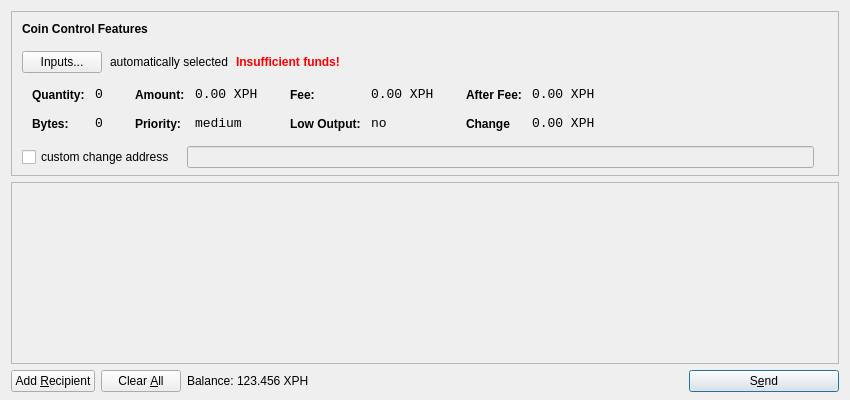
<?xml version="1.0" encoding="UTF-8"?>
<ui version="4.0">
 <class>SendCoinsDialog</class>
 <widget class="QDialog" name="SendCoinsDialog">
  <property name="geometry">
   <rect>
    <x>0</x>
    <y>0</y>
    <width>850</width>
    <height>400</height>
   </rect>
  </property>
  <property name="windowTitle">
   <string>Send Coins</string>
  </property>
  <layout class="QVBoxLayout" name="verticalLayout" stretch="0,1,0">
   <property name="bottomMargin">
    <number>8</number>
   </property>
   <item>
    <widget class="QFrame" name="frameCoinControl">
     <property name="sizePolicy">
      <sizepolicy hsizetype="Expanding" vsizetype="Expanding">
       <horstretch>0</horstretch>
       <verstretch>0</verstretch>
      </sizepolicy>
     </property>
     <property name="maximumSize">
      <size>
       <width>16777215</width>
       <height>16777215</height>
      </size>
     </property>
     <property name="frameShape">
      <enum>QFrame::StyledPanel</enum>
     </property>
     <property name="frameShadow">
      <enum>QFrame::Sunken</enum>
     </property>
     <layout class="QVBoxLayout" name="verticalLayoutCoinControl2">
      <property name="spacing">
       <number>6</number>
      </property>
      <property name="leftMargin">
       <number>0</number>
      </property>
      <property name="topMargin">
       <number>0</number>
      </property>
      <property name="rightMargin">
       <number>0</number>
      </property>
      <property name="bottomMargin">
       <number>6</number>
      </property>
      <item>
       <layout class="QVBoxLayout" name="verticalLayoutCoinControl" stretch="0,0,0,0,1">
        <property name="spacing">
         <number>0</number>
        </property>
        <property name="leftMargin">
         <number>10</number>
        </property>
        <property name="topMargin">
         <number>10</number>
        </property>
        <item>
         <layout class="QHBoxLayout" name="horizontalLayoutCoinControl1">
          <property name="bottomMargin">
           <number>15</number>
          </property>
          <item>
           <widget class="QLabel" name="labelCoinControlFeatures">
            <property name="sizePolicy">
             <sizepolicy hsizetype="Preferred" vsizetype="Maximum">
              <horstretch>0</horstretch>
              <verstretch>0</verstretch>
             </sizepolicy>
            </property>
            <property name="font">
             <font>
              <weight>75</weight>
              <bold>true</bold>
             </font>
            </property>
            <property name="styleSheet">
             <string notr="true">font-weight:bold;</string>
            </property>
            <property name="text">
             <string>Coin Control Features</string>
            </property>
           </widget>
          </item>
         </layout>
        </item>
        <item>
         <layout class="QHBoxLayout" name="horizontalLayoutCoinControl2" stretch="0,0,0,0">
          <property name="spacing">
           <number>8</number>
          </property>
          <property name="bottomMargin">
           <number>10</number>
          </property>
          <item>
           <widget class="QPushButton" name="pushButtonCoinControl">
            <property name="styleSheet">
             <string notr="true"/>
            </property>
            <property name="text">
             <string>Inputs...</string>
            </property>
           </widget>
          </item>
          <item>
           <widget class="QLabel" name="labelCoinControlAutomaticallySelected">
            <property name="text">
             <string>automatically selected</string>
            </property>
            <property name="margin">
             <number>5</number>
            </property>
           </widget>
          </item>
          <item>
           <widget class="QLabel" name="labelCoinControlInsuffFunds">
            <property name="font">
             <font>
              <weight>75</weight>
              <bold>true</bold>
             </font>
            </property>
            <property name="styleSheet">
             <string notr="true">color:red;font-weight:bold;</string>
            </property>
            <property name="text">
             <string>Insufficient funds!</string>
            </property>
            <property name="margin">
             <number>5</number>
            </property>
           </widget>
          </item>
          <item>
           <spacer name="horizontalSpacerCoinControl">
            <property name="orientation">
             <enum>Qt::Horizontal</enum>
            </property>
            <property name="sizeHint" stdset="0">
             <size>
              <width>40</width>
              <height>1</height>
             </size>
            </property>
           </spacer>
          </item>
         </layout>
        </item>
        <item>
         <widget class="QWidget" name="widgetCoinControl" native="true">
          <property name="sizePolicy">
           <sizepolicy hsizetype="Preferred" vsizetype="Preferred">
            <horstretch>0</horstretch>
            <verstretch>0</verstretch>
           </sizepolicy>
          </property>
          <property name="minimumSize">
           <size>
            <width>0</width>
            <height>0</height>
           </size>
          </property>
          <property name="styleSheet">
           <string notr="true"/>
          </property>
          <layout class="QHBoxLayout" name="horizontalLayoutCoinControl5">
           <property name="leftMargin">
            <number>0</number>
           </property>
           <property name="topMargin">
            <number>0</number>
           </property>
           <property name="rightMargin">
            <number>0</number>
           </property>
           <property name="bottomMargin">
            <number>0</number>
           </property>
           <item>
            <layout class="QHBoxLayout" name="horizontalLayoutCoinControl3" stretch="0,0,0,1">
             <property name="spacing">
              <number>20</number>
             </property>
             <property name="topMargin">
              <number>0</number>
             </property>
             <property name="bottomMargin">
              <number>10</number>
             </property>
             <item>
              <layout class="QFormLayout" name="formLayoutCoinControl1">
               <property name="horizontalSpacing">
                <number>10</number>
               </property>
               <property name="verticalSpacing">
                <number>14</number>
               </property>
               <property name="leftMargin">
                <number>10</number>
               </property>
               <property name="topMargin">
                <number>4</number>
               </property>
               <property name="rightMargin">
                <number>6</number>
               </property>
               <item row="0" column="0">
                <widget class="QLabel" name="labelCoinControlQuantityText">
                 <property name="styleSheet">
                  <string notr="true">font-weight:bold;</string>
                 </property>
                 <property name="text">
                  <string>Quantity:</string>
                 </property>
                 <property name="margin">
                  <number>0</number>
                 </property>
                </widget>
               </item>
               <item row="0" column="1">
                <widget class="QLabel" name="labelCoinControlQuantity">
                 <property name="font">
                  <font>
                   <family>Monospace</family>
                   <pointsize>10</pointsize>
                  </font>
                 </property>
                 <property name="cursor">
                  <cursorShape>IBeamCursor</cursorShape>
                 </property>
                 <property name="contextMenuPolicy">
                  <enum>Qt::ActionsContextMenu</enum>
                 </property>
                 <property name="text">
                  <string>0</string>
                 </property>
                 <property name="margin">
                  <number>0</number>
                 </property>
                 <property name="textInteractionFlags">
                  <set>Qt::LinksAccessibleByMouse|Qt::TextSelectableByKeyboard|Qt::TextSelectableByMouse</set>
                 </property>
                </widget>
               </item>
               <item row="1" column="0">
                <widget class="QLabel" name="labelCoinControlBytesText">
                 <property name="styleSheet">
                  <string notr="true">font-weight:bold;</string>
                 </property>
                 <property name="text">
                  <string>Bytes:</string>
                 </property>
                </widget>
               </item>
               <item row="1" column="1">
                <widget class="QLabel" name="labelCoinControlBytes">
                 <property name="font">
                  <font>
                   <family>Monospace</family>
                   <pointsize>10</pointsize>
                  </font>
                 </property>
                 <property name="cursor">
                  <cursorShape>IBeamCursor</cursorShape>
                 </property>
                 <property name="contextMenuPolicy">
                  <enum>Qt::ActionsContextMenu</enum>
                 </property>
                 <property name="text">
                  <string>0</string>
                 </property>
                 <property name="textInteractionFlags">
                  <set>Qt::LinksAccessibleByMouse|Qt::TextSelectableByKeyboard|Qt::TextSelectableByMouse</set>
                 </property>
                </widget>
               </item>
              </layout>
             </item>
             <item>
              <layout class="QFormLayout" name="formLayoutCoinControl2">
               <property name="horizontalSpacing">
                <number>10</number>
               </property>
               <property name="verticalSpacing">
                <number>14</number>
               </property>
               <property name="leftMargin">
                <number>6</number>
               </property>
               <property name="topMargin">
                <number>4</number>
               </property>
               <property name="rightMargin">
                <number>6</number>
               </property>
               <item row="0" column="0">
                <widget class="QLabel" name="labelCoinControlAmountText">
                 <property name="styleSheet">
                  <string notr="true">font-weight:bold;</string>
                 </property>
                 <property name="text">
                  <string>Amount:</string>
                 </property>
                 <property name="margin">
                  <number>0</number>
                 </property>
                </widget>
               </item>
               <item row="0" column="1">
                <widget class="QLabel" name="labelCoinControlAmount">
                 <property name="font">
                  <font>
                   <family>Monospace</family>
                   <pointsize>10</pointsize>
                  </font>
                 </property>
                 <property name="cursor">
                  <cursorShape>IBeamCursor</cursorShape>
                 </property>
                 <property name="contextMenuPolicy">
                  <enum>Qt::ActionsContextMenu</enum>
                 </property>
                 <property name="text">
                  <string>0.00 XPH</string>
                 </property>
                 <property name="textInteractionFlags">
                  <set>Qt::LinksAccessibleByMouse|Qt::TextSelectableByKeyboard|Qt::TextSelectableByMouse</set>
                 </property>
                </widget>
               </item>
               <item row="1" column="0">
                <widget class="QLabel" name="labelCoinControlPriorityText">
                 <property name="styleSheet">
                  <string notr="true">font-weight:bold;</string>
                 </property>
                 <property name="text">
                  <string>Priority:</string>
                 </property>
                </widget>
               </item>
               <item row="1" column="1">
                <widget class="QLabel" name="labelCoinControlPriority">
                 <property name="font">
                  <font>
                   <family>Monospace</family>
                   <pointsize>10</pointsize>
                  </font>
                 </property>
                 <property name="cursor">
                  <cursorShape>IBeamCursor</cursorShape>
                 </property>
                 <property name="contextMenuPolicy">
                  <enum>Qt::ActionsContextMenu</enum>
                 </property>
                 <property name="text">
                  <string>medium</string>
                 </property>
                 <property name="textInteractionFlags">
                  <set>Qt::LinksAccessibleByMouse|Qt::TextSelectableByKeyboard|Qt::TextSelectableByMouse</set>
                 </property>
                </widget>
               </item>
              </layout>
             </item>
             <item>
              <layout class="QFormLayout" name="formLayoutCoinControl3">
               <property name="horizontalSpacing">
                <number>10</number>
               </property>
               <property name="verticalSpacing">
                <number>14</number>
               </property>
               <property name="leftMargin">
                <number>6</number>
               </property>
               <property name="topMargin">
                <number>4</number>
               </property>
               <property name="rightMargin">
                <number>6</number>
               </property>
               <item row="0" column="0">
                <widget class="QLabel" name="labelCoinControlFeeText">
                 <property name="styleSheet">
                  <string notr="true">font-weight:bold;</string>
                 </property>
                 <property name="text">
                  <string>Fee:</string>
                 </property>
                 <property name="margin">
                  <number>0</number>
                 </property>
                </widget>
               </item>
               <item row="0" column="1">
                <widget class="QLabel" name="labelCoinControlFee">
                 <property name="font">
                  <font>
                   <family>Monospace</family>
                   <pointsize>10</pointsize>
                  </font>
                 </property>
                 <property name="cursor">
                  <cursorShape>IBeamCursor</cursorShape>
                 </property>
                 <property name="contextMenuPolicy">
                  <enum>Qt::ActionsContextMenu</enum>
                 </property>
                 <property name="text">
                  <string>0.00 XPH</string>
                 </property>
                 <property name="textInteractionFlags">
                  <set>Qt::LinksAccessibleByMouse|Qt::TextSelectableByKeyboard|Qt::TextSelectableByMouse</set>
                 </property>
                </widget>
               </item>
               <item row="1" column="0">
                <widget class="QLabel" name="labelCoinControlLowOutputText">
                 <property name="styleSheet">
                  <string notr="true">font-weight:bold;</string>
                 </property>
                 <property name="text">
                  <string>Low Output:</string>
                 </property>
                </widget>
               </item>
               <item row="1" column="1">
                <widget class="QLabel" name="labelCoinControlLowOutput">
                 <property name="font">
                  <font>
                   <family>Monospace</family>
                   <pointsize>10</pointsize>
                  </font>
                 </property>
                 <property name="cursor">
                  <cursorShape>IBeamCursor</cursorShape>
                 </property>
                 <property name="contextMenuPolicy">
                  <enum>Qt::ActionsContextMenu</enum>
                 </property>
                 <property name="text">
                  <string>no</string>
                 </property>
                 <property name="textInteractionFlags">
                  <set>Qt::LinksAccessibleByMouse|Qt::TextSelectableByKeyboard|Qt::TextSelectableByMouse</set>
                 </property>
                </widget>
               </item>
              </layout>
             </item>
             <item>
              <layout class="QFormLayout" name="formLayoutCoinControl4">
               <property name="horizontalSpacing">
                <number>10</number>
               </property>
               <property name="verticalSpacing">
                <number>14</number>
               </property>
               <property name="leftMargin">
                <number>6</number>
               </property>
               <property name="topMargin">
                <number>4</number>
               </property>
               <property name="rightMargin">
                <number>6</number>
               </property>
               <item row="0" column="0">
                <widget class="QLabel" name="labelCoinControlAfterFeeText">
                 <property name="styleSheet">
                  <string notr="true">font-weight:bold;</string>
                 </property>
                 <property name="text">
                  <string>After Fee:</string>
                 </property>
                 <property name="margin">
                  <number>0</number>
                 </property>
                </widget>
               </item>
               <item row="0" column="1">
                <widget class="QLabel" name="labelCoinControlAfterFee">
                 <property name="font">
                  <font>
                   <family>Monospace</family>
                   <pointsize>10</pointsize>
                  </font>
                 </property>
                 <property name="cursor">
                  <cursorShape>IBeamCursor</cursorShape>
                 </property>
                 <property name="contextMenuPolicy">
                  <enum>Qt::ActionsContextMenu</enum>
                 </property>
                 <property name="text">
                  <string>0.00 XPH</string>
                 </property>
                 <property name="textInteractionFlags">
                  <set>Qt::LinksAccessibleByMouse|Qt::TextSelectableByKeyboard|Qt::TextSelectableByMouse</set>
                 </property>
                </widget>
               </item>
               <item row="1" column="0">
                <widget class="QLabel" name="labelCoinControlChangeText">
                 <property name="styleSheet">
                  <string notr="true">font-weight:bold;</string>
                 </property>
                 <property name="text">
                  <string>Change</string>
                 </property>
                </widget>
               </item>
               <item row="1" column="1">
                <widget class="QLabel" name="labelCoinControlChange">
                 <property name="font">
                  <font>
                   <family>Monospace</family>
                   <pointsize>10</pointsize>
                  </font>
                 </property>
                 <property name="cursor">
                  <cursorShape>IBeamCursor</cursorShape>
                 </property>
                 <property name="contextMenuPolicy">
                  <enum>Qt::ActionsContextMenu</enum>
                 </property>
                 <property name="text">
                  <string>0.00 XPH</string>
                 </property>
                 <property name="textInteractionFlags">
                  <set>Qt::LinksAccessibleByMouse|Qt::TextSelectableByKeyboard|Qt::TextSelectableByMouse</set>
                 </property>
                </widget>
               </item>
              </layout>
             </item>
            </layout>
           </item>
          </layout>
         </widget>
        </item>
        <item>
         <layout class="QHBoxLayout" name="horizontalLayoutCoinControl4" stretch="0,0,0">
          <property name="spacing">
           <number>12</number>
          </property>
          <property name="sizeConstraint">
           <enum>QLayout::SetDefaultConstraint</enum>
          </property>
          <property name="topMargin">
           <number>5</number>
          </property>
          <property name="rightMargin">
           <number>5</number>
          </property>
          <item>
           <widget class="QCheckBox" name="checkBoxCoinControlChange">
            <property name="text">
             <string>custom change address</string>
            </property>
           </widget>
          </item>
          <item>
           <widget class="QLineEdit" name="lineEditCoinControlChange">
            <property name="enabled">
             <bool>false</bool>
            </property>
            <property name="sizePolicy">
             <sizepolicy hsizetype="Expanding" vsizetype="Fixed">
              <horstretch>0</horstretch>
              <verstretch>0</verstretch>
             </sizepolicy>
            </property>
           </widget>
          </item>
          <item>
           <widget class="QLabel" name="labelCoinControlChangeLabel">
            <property name="sizePolicy">
             <sizepolicy hsizetype="Preferred" vsizetype="Expanding">
              <horstretch>0</horstretch>
              <verstretch>0</verstretch>
             </sizepolicy>
            </property>
            <property name="minimumSize">
             <size>
              <width>0</width>
              <height>0</height>
             </size>
            </property>
            <property name="text">
             <string/>
            </property>
            <property name="margin">
             <number>3</number>
            </property>
           </widget>
          </item>
         </layout>
        </item>
        <item>
         <spacer name="verticalSpacerCoinControl">
          <property name="orientation">
           <enum>Qt::Vertical</enum>
          </property>
          <property name="sizeHint" stdset="0">
           <size>
            <width>800</width>
            <height>1</height>
           </size>
          </property>
         </spacer>
        </item>
       </layout>
      </item>
     </layout>
    </widget>
   </item>
   <item>
    <widget class="QScrollArea" name="scrollArea">
     <property name="widgetResizable">
      <bool>true</bool>
     </property>
     <widget class="QWidget" name="scrollAreaWidgetContents">
      <property name="geometry">
       <rect>
        <x>0</x>
        <y>0</y>
        <width>830</width>
        <height>172</height>
       </rect>
      </property>
      <layout class="QVBoxLayout" name="verticalLayout_2">
       <property name="leftMargin">
        <number>0</number>
       </property>
       <property name="topMargin">
        <number>0</number>
       </property>
       <property name="rightMargin">
        <number>0</number>
       </property>
       <property name="bottomMargin">
        <number>0</number>
       </property>
       <item>
        <layout class="QVBoxLayout" name="entries">
         <property name="spacing">
          <number>6</number>
         </property>
        </layout>
       </item>
       <item>
        <spacer name="verticalSpacer">
         <property name="orientation">
          <enum>Qt::Vertical</enum>
         </property>
         <property name="sizeHint" stdset="0">
          <size>
           <width>20</width>
           <height>40</height>
          </size>
         </property>
        </spacer>
       </item>
      </layout>
     </widget>
    </widget>
   </item>
   <item>
    <layout class="QHBoxLayout" name="horizontalLayout">
     <item>
      <widget class="QPushButton" name="addButton">
       <property name="toolTip">
        <string>Send to multiple recipients at once</string>
       </property>
       <property name="text">
        <string>Add &amp;Recipient</string>
       </property>
       <property name="icon">
        <iconset resource="../bitcoin.qrc">
         <normaloff>:/icons/add</normaloff>:/icons/add</iconset>
       </property>
       <property name="autoDefault">
        <bool>false</bool>
       </property>
      </widget>
     </item>
     <item>
      <widget class="QPushButton" name="clearButton">
       <property name="sizePolicy">
        <sizepolicy hsizetype="Minimum" vsizetype="Fixed">
         <horstretch>0</horstretch>
         <verstretch>0</verstretch>
        </sizepolicy>
       </property>
       <property name="toolTip">
        <string>Remove all transaction fields</string>
       </property>
       <property name="text">
        <string>Clear &amp;All</string>
       </property>
       <property name="icon">
        <iconset resource="../bitcoin.qrc">
         <normaloff>:/icons/remove</normaloff>:/icons/remove</iconset>
       </property>
       <property name="autoRepeatDelay">
        <number>300</number>
       </property>
       <property name="autoDefault">
        <bool>false</bool>
       </property>
      </widget>
     </item>
     <item>
      <layout class="QHBoxLayout" name="horizontalLayout_2">
       <property name="spacing">
        <number>3</number>
       </property>
       <item>
        <widget class="QLabel" name="label">
         <property name="sizePolicy">
          <sizepolicy hsizetype="Preferred" vsizetype="Fixed">
           <horstretch>0</horstretch>
           <verstretch>0</verstretch>
          </sizepolicy>
         </property>
         <property name="text">
          <string>Balance:</string>
         </property>
        </widget>
       </item>
       <item>
        <widget class="QLabel" name="labelBalance">
         <property name="sizePolicy">
          <sizepolicy hsizetype="Preferred" vsizetype="Fixed">
           <horstretch>0</horstretch>
           <verstretch>0</verstretch>
          </sizepolicy>
         </property>
         <property name="cursor">
          <cursorShape>IBeamCursor</cursorShape>
         </property>
         <property name="text">
          <string>123.456 XPH</string>
         </property>
         <property name="textInteractionFlags">
          <set>Qt::LinksAccessibleByMouse|Qt::TextSelectableByKeyboard|Qt::TextSelectableByMouse</set>
         </property>
        </widget>
       </item>
      </layout>
     </item>
     <item>
      <spacer name="horizontalSpacer">
       <property name="orientation">
        <enum>Qt::Horizontal</enum>
       </property>
       <property name="sizeHint" stdset="0">
        <size>
         <width>40</width>
         <height>20</height>
        </size>
       </property>
      </spacer>
     </item>
     <item>
      <widget class="QPushButton" name="sendButton">
       <property name="minimumSize">
        <size>
         <width>150</width>
         <height>0</height>
        </size>
       </property>
       <property name="toolTip">
        <string>Confirm the send action</string>
       </property>
       <property name="text">
        <string>S&amp;end</string>
       </property>
       <property name="icon">
        <iconset resource="../bitcoin.qrc">
         <normaloff>:/icons/send</normaloff>:/icons/send</iconset>
       </property>
       <property name="default">
        <bool>true</bool>
       </property>
      </widget>
     </item>
    </layout>
   </item>
  </layout>
 </widget>
 <resources>
  <include location="../bitcoin.qrc"/>
 </resources>
 <connections/>
</ui>
